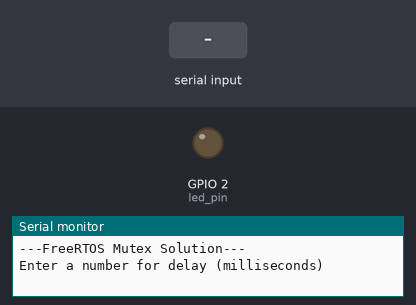
The sketch below on a simulated ESP32. Parts: output pins drawn as LEDs (lit = HIGH), the last lines printed to the serial monitor. Dashed ring = blinking. Inputs (shaded band) come from the test bench.

Above: at 1.8 s.
1.9 s: "90,45\n" received over Serial
At 7.8 s:
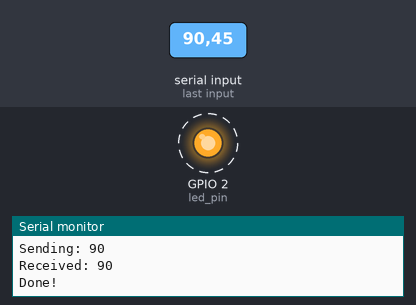
Timing chart, 0 to 10.9 s (numbered marks = the images above; inputs shaded):
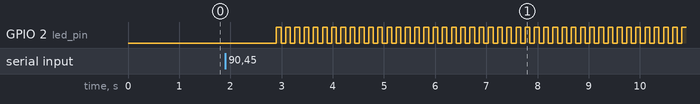

The sketch:

Part6_mutex_challenge.ino
```cpp
// Use only core 1 for demo purposes
#if CONFIG_FREERTOS_UNICORE
  static const BaseType_t app_cpu = 0;
#else
  static const BaseType_t app_cpu = 1;
#endif

// Pins
static const int led_pin = LED_BUILTIN;

// Globals
static SemaphoreHandle_t done_signal;

//*****************************************************************************
// Tasks

// Blink LED based on rate passed by parameter
void blinkLED(void *parameters) {

  // Delay to ensure referenced local variable would go out of scope without mutex
  vTaskDelay(1000 / portTICK_PERIOD_MS);

  // Copy the parameter into a local variable
  int num = *(int *)parameters;

  // Release the mutex so that the creating function can finish
  xSemaphoreGive(done_signal);

  // Print the parameter
  Serial.print("Received: ");
  Serial.println(num);

  // Configure the LED pin
  pinMode(led_pin, OUTPUT);

  // Blink forever and ever
  while (1) {
    digitalWrite(led_pin, HIGH);
    vTaskDelay(num / portTICK_PERIOD_MS);
    digitalWrite(led_pin, LOW);
    vTaskDelay(num / portTICK_PERIOD_MS);
  }
}

//*****************************************************************************
// Main (runs as its own task with priority 1 on core 1)

void setup() {

  long int delay_arg;

  // Configure Serial
  Serial.begin(115200);

  // Wait a moment to start (so we don't miss Serial output)
  vTaskDelay(1000 / portTICK_PERIOD_MS);
  Serial.println();
  Serial.println("---FreeRTOS Mutex Solution---");
  Serial.println("Enter a number for delay (milliseconds)");

  // Wait for input from Serial
  while (Serial.available() <= 0);

  // Read integer value
  delay_arg = Serial.parseInt();
  Serial.print("Sending: ");
  Serial.println(delay_arg);

  // Create mutex before starting tasks
  // Must use xSemaphoreCreateBinary() because xSemaphoreCreateMutex()requires ownership by the task that takes it
  done_signal = xSemaphoreCreateBinary();

  // Start task 1
  xTaskCreatePinnedToCore(
    blinkLED,
    "Blink LED",
    1024,
    (void *)&delay_arg,
    1,
    NULL,
    app_cpu);

  // Do nothing until mutex has been returned (maximum delay)
  xSemaphoreTake(done_signal, portMAX_DELAY);

  // Show that we accomplished our task of passing the stack-based argument
  Serial.println("Done!");
}

void loop() {

  // Do nothing but allow yielding to lower-priority tasks
  vTaskDelay(1000 / portTICK_PERIOD_MS);
}
```

Measured:
- after the input at 1.9 s, GPIO 2 (led_pin): alternates HIGH for 0.09 s and LOW for 0.09 s, starting after 1.0 s
